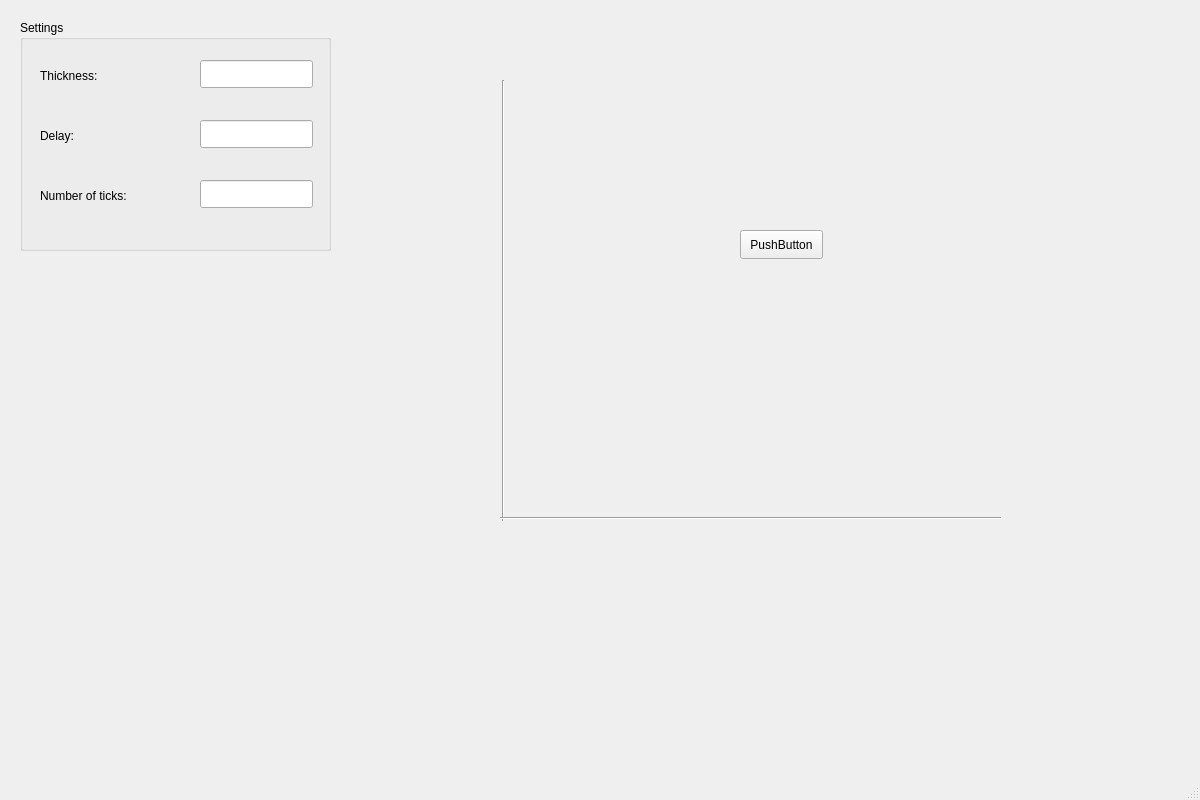
<?xml version="1.0" encoding="UTF-8"?>
<ui version="4.0">
 <class>MainWindow</class>
 <widget class="QMainWindow" name="MainWindow">
  <property name="geometry">
   <rect>
    <x>0</x>
    <y>0</y>
    <width>1200</width>
    <height>800</height>
   </rect>
  </property>
  <property name="windowTitle">
   <string>MainWindow</string>
  </property>
  <widget class="QWidget" name="centralwidget">
   <widget class="QGroupBox" name="groupBox">
    <property name="geometry">
     <rect>
      <x>20</x>
      <y>20</y>
      <width>311</width>
      <height>231</height>
     </rect>
    </property>
    <property name="title">
     <string>Settings</string>
    </property>
    <widget class="QLabel" name="label">
     <property name="geometry">
      <rect>
       <x>20</x>
       <y>40</y>
       <width>71</width>
       <height>31</height>
      </rect>
     </property>
     <property name="text">
      <string>Thickness:</string>
     </property>
    </widget>
    <widget class="QLabel" name="label_2">
     <property name="geometry">
      <rect>
       <x>20</x>
       <y>100</y>
       <width>71</width>
       <height>31</height>
      </rect>
     </property>
     <property name="text">
      <string>Delay:</string>
     </property>
    </widget>
    <widget class="QLabel" name="label_3">
     <property name="geometry">
      <rect>
       <x>20</x>
       <y>160</y>
       <width>121</width>
       <height>31</height>
      </rect>
     </property>
     <property name="text">
      <string>Number of ticks:</string>
     </property>
    </widget>
    <widget class="QLineEdit" name="lineEdit">
     <property name="geometry">
      <rect>
       <x>180</x>
       <y>40</y>
       <width>113</width>
       <height>28</height>
      </rect>
     </property>
    </widget>
    <widget class="QLineEdit" name="lineEdit_2">
     <property name="geometry">
      <rect>
       <x>180</x>
       <y>100</y>
       <width>113</width>
       <height>28</height>
      </rect>
     </property>
    </widget>
    <widget class="QLineEdit" name="lineEdit_3">
     <property name="geometry">
      <rect>
       <x>180</x>
       <y>160</y>
       <width>113</width>
       <height>28</height>
      </rect>
     </property>
    </widget>
   </widget>
   <widget class="Line" name="line">
    <property name="geometry">
     <rect>
      <x>493</x>
      <y>80</y>
      <width>20</width>
      <height>441</height>
     </rect>
    </property>
    <property name="orientation">
     <enum>Qt::Vertical</enum>
    </property>
   </widget>
   <widget class="Line" name="line_2">
    <property name="geometry">
     <rect>
      <x>500</x>
      <y>510</y>
      <width>501</width>
      <height>16</height>
     </rect>
    </property>
    <property name="orientation">
     <enum>Qt::Horizontal</enum>
    </property>
   </widget>
   <widget class="QPushButton" name="pushButton">
    <property name="geometry">
     <rect>
      <x>740</x>
      <y>230</y>
      <width>83</width>
      <height>29</height>
     </rect>
    </property>
    <property name="text">
     <string>PushButton</string>
    </property>
   </widget>
  </widget>
  <widget class="QMenuBar" name="menubar">
   <property name="geometry">
    <rect>
     <x>0</x>
     <y>0</y>
     <width>1200</width>
     <height>25</height>
    </rect>
   </property>
  </widget>
  <widget class="QStatusBar" name="statusbar"/>
 </widget>
 <resources/>
 <connections/>
</ui>
